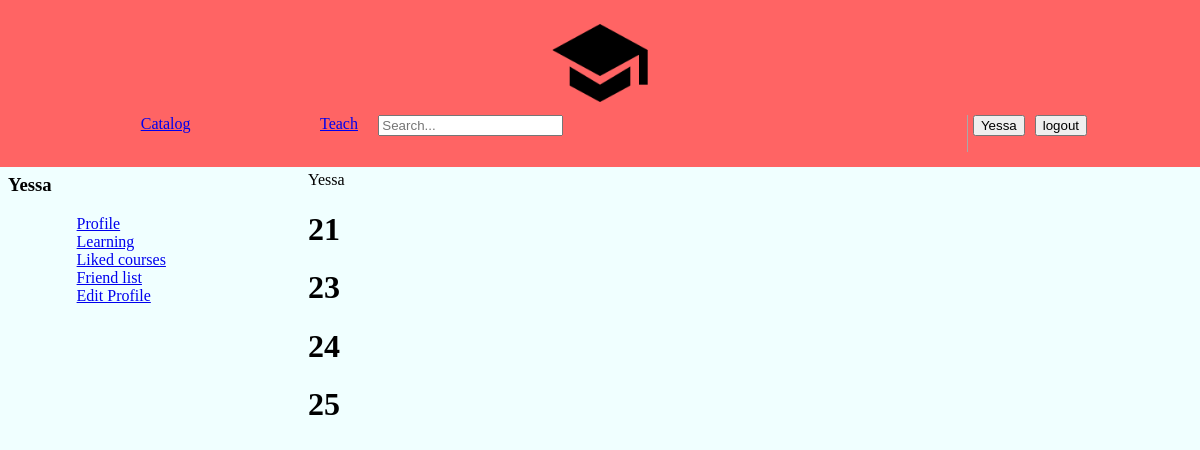
The app's page /account/liked (signed in) with its own data.
### main/models.py (models this page shows, shortened)
class Course(models.Model):
    coursename = models.CharField(max_length=256, null=False)
    teacher = models.CharField(max_length=32, null=False)
    icon = models.ImageField(upload_to='course_images' , null=False)
    price = models.DecimalField(max_digits=8, decimal_places=2)
    added = models.ManyToManyField(User, default=None,related_name='added')
    learn_user = models.ManyToManyField(User,blank=True,related_name='learn_user')
    liked = models.BooleanField(default=False)

### teach/views.py (the view)
# urls.py: path('account/liked', teach.views.liked, name='liked'),
def liked(request):
    courses = Course.objects.all().filter(
    )
    return render(request , 'teach/liked1.html',{
        'courses':courses,
        'request':request,
    })

### teach/templates/teach/liked1.html
{% include 'main/header.html' %}
<div class="main" style="display: flex">
    {% include 'teach/list.html' %}
    <div class="nav2">
        <p>
            {{ request.user }}
        </p>
        {% for c in courses %} {% for request.user.username in c.added.all%}
        <h1>{{ c.id }}</h1>
        {% endfor %} {% endfor %}
    </div>
</div>

### main/templates/main/header.html (shortened to what this page needs)
{% extends 'main/test.html' %} {% load static %} {% block header %}
<head>
</head>
<body>
    <nav class="nav" style="margin: -1%">
        <span>
        <a  href="/html/"><img class="logo" src=" {% static 'main/logo.png' %} "></a>
    <ol>
        <li><a href="/">Catalog</a></li>
        <li><a href="/teach/">Teach</a></li>
        <form action="{% url 'searching' %}" method="post">
        <li><input type="search" placeholder="Search..." name = 'name'></li>
        </form>
        {% if request.user.is_authenticated %}
            <li class="lgin"> <a id ='' href="/account"><button>{{ request.user.username }}</button></a></li>
            <li class="reg"> <a href="{% url 'logout' %}"><button>logout</button> </a></li>
        {% else %}
            <li class="lgin"> <a href="/teach/login"><button>Log in</button></a></li>
            <li class="reg"> <a href="/teach/test"><button>Sign up</button> </a></li>
        {% endif %}
    </ol>
    </span>
    </nav>
</body>
{% endblock %}

### teach/templates/teach/list.html
{% block list %}
<div class="nav1" style="width: 300px; border: 0">
    <div class="profile1">
        <h3 class="user_">{{ request.user.username }}</h3>
    </div>
    <div class="profile2">
        <ul class="profile2_ul">
            <li class="on1">
                <a href="{% url 'account'%}" data-purpose="user_manage:edit-profile">
                    Profile
                    </a>
            </li>
            <li class="on1">
                <a href="{% url 'learn'%}" data-purpose="user_manage:edit-account">Learning</a>
            </li>
            <li class="on1">
                <a href="{% url 'liked' %}" data-purpose="user_manage:edit-account">Liked courses</a>
            </li>
            <li class="on1">
                <a href="{% url 'liked' %}" data-purpose="user_manage:edit-account">Friend list</a>
            </li>
            {%if request.user.is_authenticated%}
            <li class="on1">
                <a href="{% url 'edit_profile' %}" data-purpose="user_manage:edit-account">Edit Profile</a>
            </li>
            {%endif%}
        </ul>
    </div>
</div>
{% endblock %}

### main/static/main/test.css (style rules this page uses)
body { background-color: azure; }
ol { list-style: none; margin: 0; padding: 0; display: flex; flex-wrap: wrap; }
ul { list-style-type: none; }
li { list-style-type: none; }

### main/static/main/header.css (style rules this page uses)
.logo { width: 104px; }
.nav { padding: 15px; text-align: center; display: block; background-color: #ff6464; }
.reg { margin-left: 10px; }
a { margin-top: 10px; }
li { margin-top: 0; margin-left: 11%; }
.lgin { margin-left: 5px; }
ul { list-style-type: none; }

### records on screen
Course: id "21"
Course: id "23"
Course: id "24"
Course: id "25"

### other values on screen
{{ request.user.username }} "Yessa"
{{ request.user }} "Yessa"
